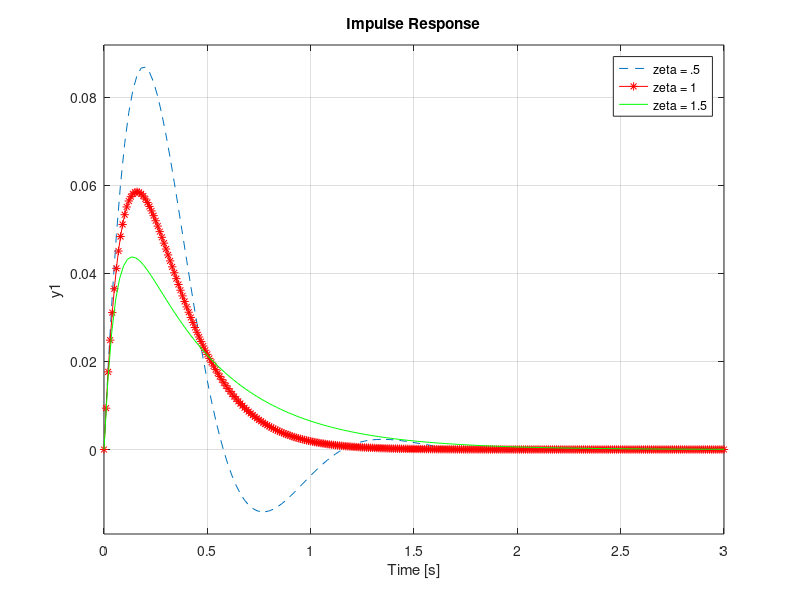

Here is the MATLAB script that generated this plot:
% Richie Ngo MIE402 27412591 Prelab Mechanical Vibration

% Initializes variables used for systems
s = tf('s');
omega_n = 2*pi;
zeta_under = .5;
zeta_crit = 1;
zeta_over = 1.5;

% Creates systems with different zeta values
sys_under = 1/(s^2 + 2*zeta_under*omega_n*s + omega_n^2);
sys_crit = 1/(s^2 + 2*zeta_crit*omega_n*s + omega_n^2);
sys_over = 1/(s^2 + 2*zeta_over*omega_n*s + omega_n^2);

% Plots systms in response to impulse function
impulse(sys_under, '--',sys_crit, 'r*-', sys_over, 'g-');
legend('zeta = .5', 'zeta = 1', 'zeta = 1.5');

% General Solution of X*exp(-zeta*omega_n)*sin(omega_d*t + phi)
% exp(-zeta_n*omega_n) is rate of amplitude decay
decay_rate_under = exp(-zeta_under*omega_n)
decay_rate_crit = exp(-zeta_crit*omega_n)
decay_rate_over = exp(-zeta_over*omega_n)